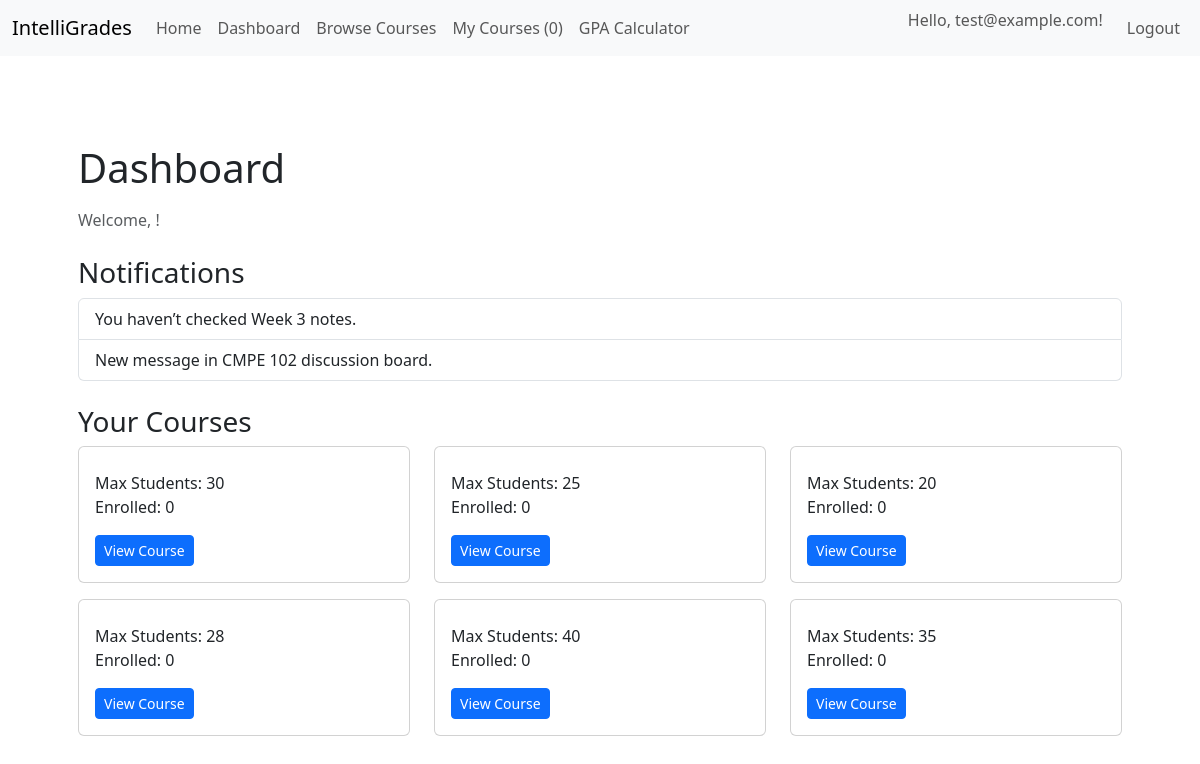
The app's page /dashboard (signed in) with its own data.
### app/models.py (models this page shows, shortened)
class User(UserMixin, db.Model):
    __tablename__ = 'users'
    id = db.Column(db.Integer, primary_key=True)
    password_hash = db.Column(db.String(255), nullable=False)
    email = db.Column(db.String(100), unique=True, nullable=False)
    avatar_url = db.Column(db.String(400), nullable=True)
    role = db.Column(db.String(32), default='student')  # role could be student | instructor | admin
    created_at = db.Column(db.DateTime, default=datetime.utcnow, nullable=False)
    courses = db.relationship('Course', secondary='enrollments', backref='students', lazy='dynamic')
    def get_enrolled_courses_count(self):
        return len(self.course_enrollments)

class Course(db.Model):
    __tablename__ = 'courses'
    id = db.Column(db.Integer, primary_key=True)
    code = db.Column(db.String(32), unique=True, nullable=False)
    title = db.Column(db.String(128), nullable=False)
    description = db.Column(db.Text)
    credits = db.Column(db.Integer, nullable=False)  # number of units/credits
    professor = db.Column(db.String(128), nullable=False)
    availability = db.Column(db.Boolean, default=True)
    format = db.Column(db.String(32), default='online')
    max_students = db.Column(db.Integer)
    created_at = db.Column(db.DateTime, default=datetime.utcnow)
    enrollments_rel = db.relationship('Enrollment', backref='course', lazy='dynamic', cascade='all,delete-orphan')
    def get_student_count(self):
        return self.enrollments_rel.count()

### app/main/routes.py (the view)
@main_bp.route('/dashboard')
@login_required
def dashboard():
    all_courses = Course.query.all()
    notifications = [
        "You haven’t checked Week 3 notes.",
        "New message in CMPE 102 discussion board."
    ]
    return render_template(
        "main/dashboard.html",
        courses=all_courses,
        notifications=notifications
    )

### app/__init__.py (called while the page is built)
@login_manager.user_loader
def load_user(user_id):
    return User.query.get(int(user_id))

### app/main/templates/main/dashboard.html (shortened to what this page needs)
{% extends "base.html" %}
{%block index%}
<div class="container mt-4">
  <h1 class="mb-3">Dashboard</h1>
  <p class="text-muted">Welcome, {{ current_user.username }}!</p>
  <h3 class="mt-4">Notifications</h3>
  {% if notifications %}
    <ul class="list-group mb-4">
      {% for note in notifications %}
        <li class="list-group-item">{{ note }}</li>
      {% endfor %}
    </ul>
  {% else %}
    <p>No new notifications.</p>
  {% endif %}
  <h3>Your Courses</h3>
  {% if courses %}
    <div class="row">
      {% for course in courses %}
        <div class="col-md-4 mb-3">
          <div class="card">
            <div class="card-body">
              <p>
                Max Students: {{ course.max_students }} <br>
                Enrolled: {{ course.get_student_count() }}
              </p>
              <a href="#" class="btn btn-sm btn-primary">View Course</a>
            </div>
          </div>
        </div>
      {% endfor %}
    </div>
  {% else %}
    <p>You are not enrolled in any courses yet.</p>
  {% endif %}
</div>
{% endblock %}

### app/templates/base.html (shortened to what this page needs)
<!DOCTYPE html>
<html lang="en">
  <head>
    <link
      rel="stylesheet"
      href="{{url_for('static', filename='styles.css')}}"
    />
    <link
      href="https://cdn.jsdelivr.net/npm/bootstrap@5.3.8/dist/css/bootstrap.min.css"
      rel="stylesheet"
    />
  </head>
  <body>
    <nav class="navbar navbar-expand-lg bg-body-tertiary">
      <div class="container-fluid">
        <a class="navbar-brand" href="{{ url_for('main.index') }}"
          >IntelliGrades</a
        >
        <div class="collapse navbar-collapse">
          <ul class="navbar-nav me-auto">
  <li class="nav-item">
    <a class="nav-link" href="{{ url_for('main.index') }}">Home</a>
  </li>
  {% if current_user.is_authenticated %}
  <li class="nav-item">
    <a class="nav-link" href="{{ url_for('main.dashboard') }}">
      Dashboard
    </a>
  </li>
  <li class="nav-item">
    <a class="nav-link" href="{{ url_for('main.courses_list') }}">
      Browse Courses
    </a>
  </li>
  <li class="nav-item">
    <a class="nav-link" href="{{ url_for('main.my_courses') }}">
      My Courses ({{ current_user.get_enrolled_courses_count() }})
    </a>
  </li>
  <li class="nav-item">
    <a class="nav-link" href="{{ url_for('main.gpa_calculator') }}">
      GPA Calculator
    </a>
  </li>
  {% endif %}
</ul>
          <ul class="navbar-nav">
            {% if not current_user.is_authenticated %}
            <li class="nav-item">
              <a class="nav-link" href="{{ url_for('auth.login') }}">Login</a>
            </li>
            <li class="nav-item">
              <a class="nav-link" href="{{ url_for('auth.register') }}"
                >Register</a
              >
            </li>
            {% else %}
            <li class="nav-item">
              <span class="navbar-text me-3"
                >Hello, {{ current_user.email }}!</span
              >
            </li>
            <li class="nav-item">
              <a class="nav-link" href="{{ url_for('auth.logout') }}">Logout</a>
            </li>
            {% endif %}
          </ul>
        </div>
      </div>
    </nav>
    <div class="container p-4">
      <div class="container py-2">{% block body %} {% endblock %}</div>
      <div class="container py-2">{%block index%} {% endblock %}</div>
    </div>
  </body>
</html>

### app/static/styles.css (style rules this page uses)
.navbar { background-color: #3473a1; }

### records on screen
User: email "test@example.com"
Course: max_students "30", get_student_count "0"
Course: max_students "25", get_student_count "0"
Course: max_students "20", get_student_count "0"
Course: max_students "28", get_student_count "0"
Course: max_students "40", get_student_count "0"
Course: max_students "35", get_student_count "0"

### other values on screen
{{ current_user.get_enrolled_courses_count() }} "0"
{{ note }} "You haven’t checked Week 3 notes." "New message in CMPE 102 discussion board."
